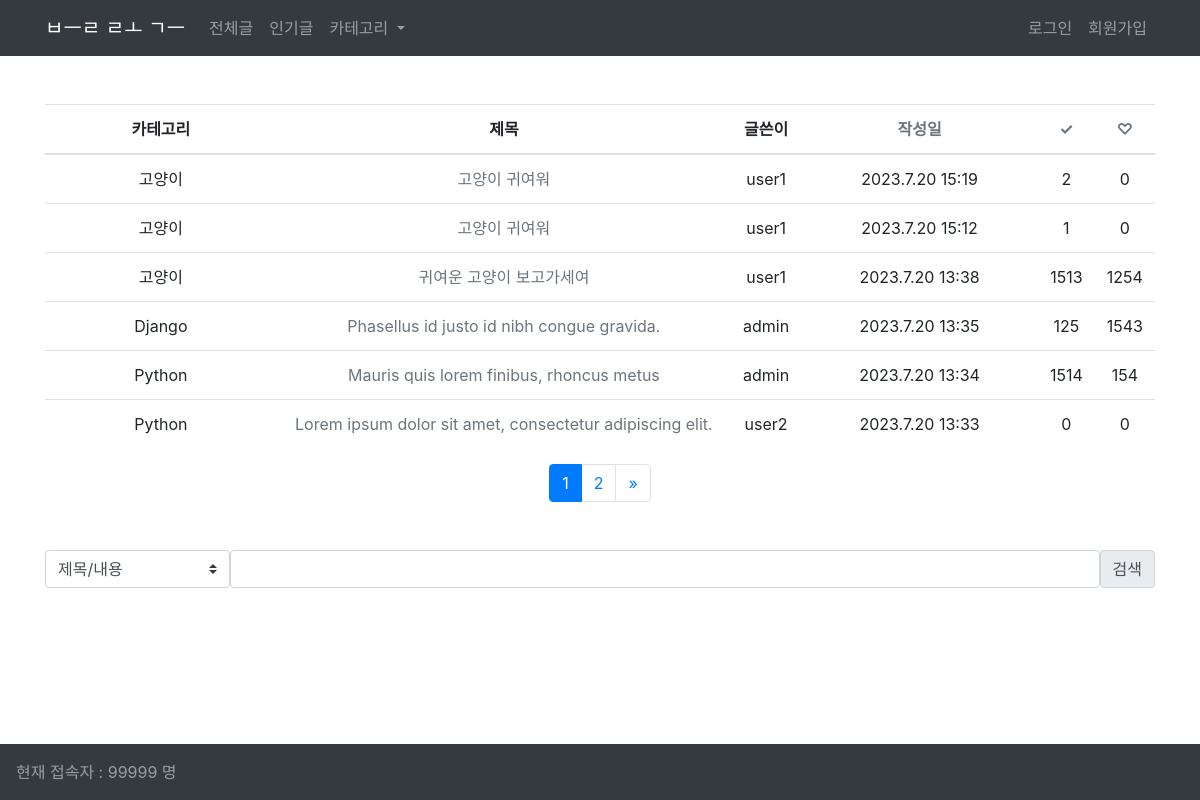
/blog/, run on an earlier commit of the app's database.
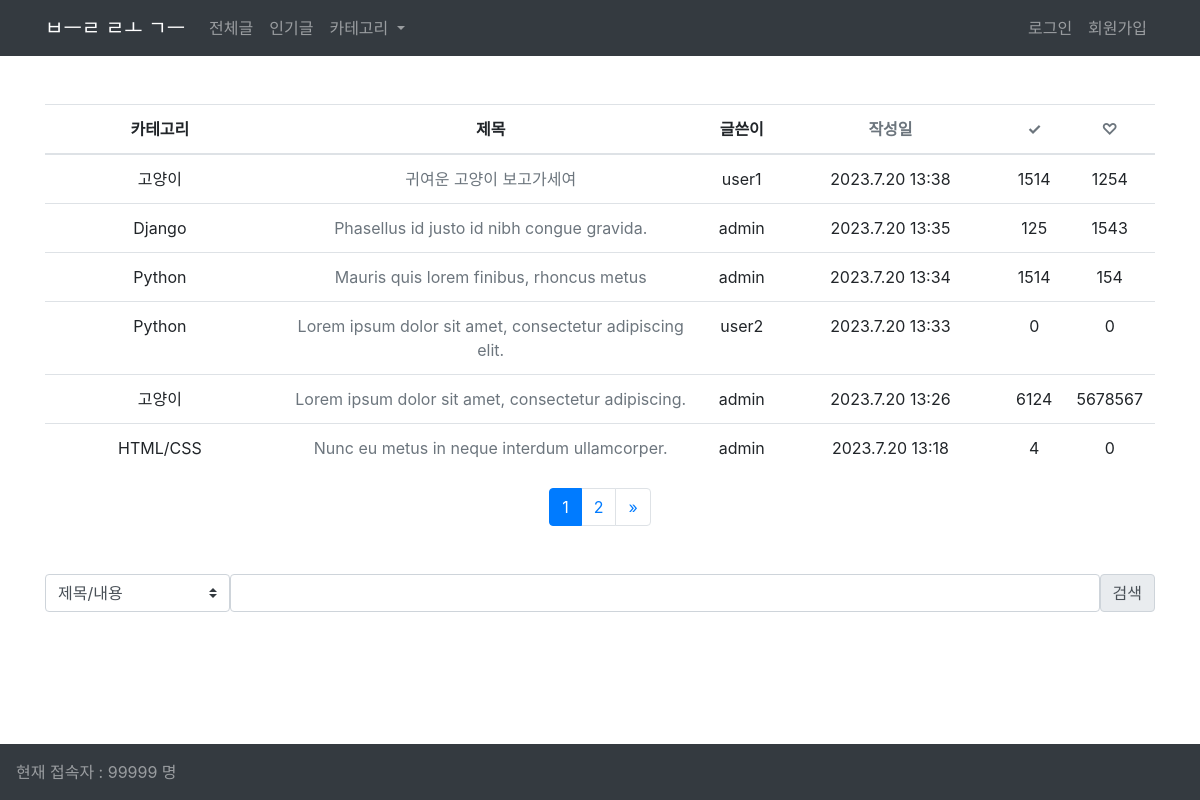
And on a later commit of the database.
### blog/models.py (models this page shows, shortened)
class Post(models.Model):
    CATEGORY_CHOICES = [
        ("HTML/CSS", "HTML/CSS"),
        ("Python", "Python"),
        ("Django", "Django"),
        ("고양이", "고양이"),
    ]
    title = models.CharField(max_length=200)
    content = models.TextField(null=True, blank=True)
    writer = models.ForeignKey(User, on_delete=models.CASCADE)
    updated_at = models.DateTimeField(auto_now=True)
    created_at = models.DateTimeField(auto_now_add=True)
    views = models.IntegerField(default=0)
    likes = models.IntegerField(default=0)
    category = models.CharField(max_length=50, choices=CATEGORY_CHOICES)
    thumbnail = models.ImageField(upload_to="thumbnails/", blank=True, null=True)

### blog/views.py (the view)
# urls.py: path("", views.PostList.as_view(), name="list"),
class PostList(View):
    def get(self, request):
        if request.GET.get("sort"):
            sort = request.GET.get("sort")
        else:
            sort = "created_at"
        posts = Post.objects.all()
        posts_sorted = sorted(posts, key=lambda x: getattr(x, sort), reverse=True)
        posts_per_page = 6
        page_number = request.GET.get("page", 1)
        paginator = Paginator(posts_sorted, posts_per_page)
        try:
            page = paginator.page(page_number)
        except InvalidPage:
            page = paginator.page(1)
        context = {
            "posts": page,
            "sort": sort,
        }
        return render(request, "blog/post_list.html", context)

### blog/templates/blog/post_list.html (shortened to what this page needs)
{% extends 'base.html' %}
{% block content %}
{% if posts %}
<table class="table table-hover text-center mt-5">
    <thead class="thead">
        <tr>
            <th class='w-25'>카테고리</th>
            <th class='w-50'>제목</th>
            <th class="w-">글쓴이</th>
            <th class="w-25"><a href="?sort=created_at" class="text-muted">작성일</a></th>
            <th class="w"><a href="?sort=views" class="text-muted">✓</a></th>
            <th class="w"><a href="?sort=likes" class="text-muted">♡</a></th>
        </tr>
    </thead>
    <tbody>
        {% if sort %}
            {% for post in posts|dictsortreversed:sort %}
            <tr>
                <td>{{ post.category }}</td>
                <td><a href="{% url 'blog:detail' post_id=post.pk %}" class="text-muted">{{ post.title }}</a></td>
                <td>{{ post.writer }}</td>
                <td>{{ post.created_at.year }}.{{post.created_at.month}}.{{post.created_at.day}} {{post.created_at.hour}}:{{post.created_at.minute}}</td>
                <td>{{ post.views }}</td>
                <td>{{ post.likes }}</td>
            </tr>
            {% endfor %}
        {% endif %}
    </tbody>
</table>
{% else %}
    {% if query %}
    <p>일치하는 검색 결과가 없습니다.</p>
    {% else %}
    <p>작성된 게시글이 없습니다.</p>
    {% endif %}
{% endif %}
{% if posts.has_other_pages %}
<nav aria-label="Page navigation">
  <ul class="pagination justify-content-center">
    {% for i in posts.paginator.page_range %}
      {% if posts.number == i %}
        <li class="page-item active"><a class='page-link' href='#'>{{ i }}</a></li>
      {% else %}
        <li class='page-item'>
            <a class='page-link' href="?page={{ i }}&sort={{sort}}">{{ i }}</a>
        </li>
      {% endif %}
    {% endfor %}
    {% if posts.has_next %}
    <li class="page-item">
      <a class="page-link" href="?page={{ posts.next_page_number }}&sort={{sort}}" aria-label="Next">
        <span aria-hidden="true">&raquo;</span>
      </a>
    </li>
    {% endif %}
  </ul>
</nav>
{% endif %}
<form action="{% url 'blog:search' %}" method='get' class='d-flex mt-5'>
    <select class="custom-select col col-lg-2" name='q-opt'>
        <option selected value="1">제목/내용</option>
    </select>
    <input type="text" name='q' class='form-control'>
    <input type="submit" value="검색" class="input-group-text">
</form>
{% endblock content %}

### templates/base.html (shortened to what this page needs)
<!DOCTYPE html>
<html lang="kr">
  <head>
    <link rel="stylesheet" href="https://cdn.jsdelivr.net/npm/bootstrap@4.0.0/dist/css/bootstrap.min.css" />
  </head>
  <body>
    <nav class="navbar sticky-top navbar-expand-lg navbar-dark bg-dark">
      <div class='container'>
          <a class="navbar-brand mw-5" href="{% url 'main' %}">ㅂㅡㄹ ㄹㅗ ㄱㅡ</a>
          <div class="collapse navbar-collapse" id="navbarSupportedContent">
            <ul class="navbar-nav mr-auto">
              <li class="nav-item">
                <a class="nav-link" href="{% url 'blog:list' %}">전체글</a>
              </li>
              <li class="nav-item">
                <a class="nav-link" href="{% url 'blog:hot' %}">인기글</a>
              </li>
              <li class="nav-item dropdown">
                <a class="nav-link dropdown-toggle" href="#" id="navbarDropdown" role="button" data-toggle="dropdown" aria-haspopup="true" aria-expanded="false">
                카테고리
                </a>
              </li>
            </ul>
            <ul class="navbar-nav ms-auto">
                {% if request.user.is_authenticated %}
                <li class="nav-item">
                    <a class="nav-link" href="{% url 'user:logout' %}">로그아웃</a>
                </li>
                {% else %}
                <li class="nav-item">
                    <a class="nav-link" href="{% url 'user:login' %}">로그인</a>
                </li>
                <li class="nav-item">
                    <a class="nav-link" href="{% url 'user:register' %}">회원가입</a>
                </li>
                {% endif %}
            </ul>
          </div>
      </div>
    </nav>
    <div class="container " style="margin-top: 10px; margin-bottom: 100px;" >
        {% load static %}
        <link rel="stylesheet" href="https://uicdn.toast.com/editor/latest/toastui-editor.min.css"/>
        {% block content %}
        {% endblock %}
    </div>
    <footer class="navbar fixed-bottom navbar-expand-sm navbar-dark bg-dark">
        <span class="navbar-text">현재 접속자 : 99999 명</span>
    </footer>
  </body>
</html>

What changed in the data, as far as the page shows it:
removed Post: category "고양이", title "고양이 귀여워", writer "user1", created_at.year "2023", created_at.month "7", created_at.day "20", created_at.hour "15", created_at.minute "19", views "2", likes "0"
removed Post: category "고양이", title "고양이 귀여워", writer "user1", created_at.year "2023", created_at.month "7", created_at.day "20", created_at.hour "15", created_at.minute "12", views "1", likes "0"
changed Post "귀여운 고양이 보고가세여": views "1513" → "1514"
now on this page (row unchanged): Post: category "고양이", title "Lorem ipsum dolor sit amet, consectetur adipiscing.", writer "admin", created_at.year "2023", created_at.month "7", created_at.day "20", created_at.hour "13", created_at.minute "26", views "6124", likes "5678567"
now on this page (row unchanged): Post: category "HTML/CSS", title "Nunc eu metus in neque interdum ullamcorper.", writer "admin", created_at.year "2023", created_at.month "7", created_at.day "20", created_at.hour "13", created_at.minute "18", views "4", likes "0"
